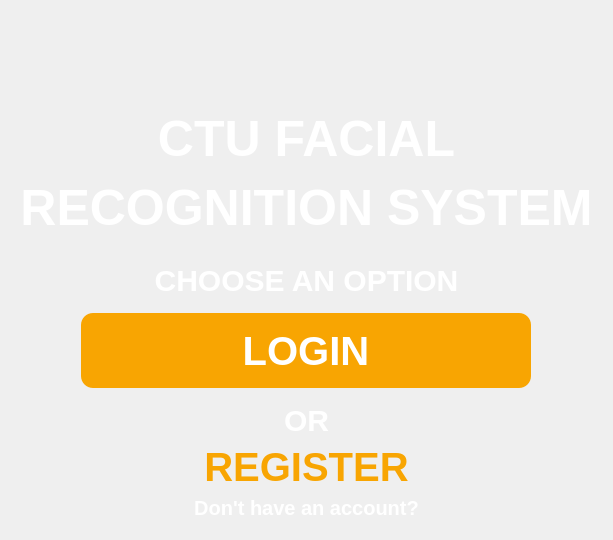
        <widget class="QWidget" name="page">
         <layout class="QVBoxLayout" name="verticalLayout_6">
          <item>
           <widget class="QFrame" name="frame_24">
            <property name="maximumSize">
             <size>
              <width>16777215</width>
              <height>1</height>
             </size>
            </property>
            <property name="frameShape">
             <enum>QFrame::StyledPanel</enum>
            </property>
            <property name="frameShadow">
             <enum>QFrame::Raised</enum>
            </property>
           </widget>
          </item>
          <item>
           <widget class="QPushButton" name="pushButton_5">
            <property name="minimumSize">
             <size>
              <width>0</width>
              <height>75</height>
             </size>
            </property>
            <property name="cursor">
             <cursorShape>ArrowCursor</cursorShape>
            </property>
            <property name="focusPolicy">
             <enum>Qt::NoFocus</enum>
            </property>
            <property name="styleSheet">
             <string notr="true">border-color: none;
border-width:0.1px;
border-style: none;</string>
            </property>
            <property name="text">
             <string/>
            </property>
            <property name="icon">
             <iconset>
              <normaloff>images/CTU_LOGO.png</normaloff>images/CTU_LOGO.png</iconset>
            </property>
            <property name="iconSize">
             <size>
              <width>200</width>
              <height>200</height>
             </size>
            </property>
           </widget>
          </item>
          <item>
           <widget class="QFrame" name="frame_10">
            <property name="minimumSize">
             <size>
              <width>0</width>
              <height>150</height>
             </size>
            </property>
            <property name="maximumSize">
             <size>
              <width>16777215</width>
              <height>165</height>
             </size>
            </property>
            <property name="styleSheet">
             <string notr="true">font-family: Segoe UI;
font-weight: bold;
color: white;
font-size: 50px;
border-color: none;
border-style: none;</string>
            </property>
            <property name="frameShape">
             <enum>QFrame::StyledPanel</enum>
            </property>
            <property name="frameShadow">
             <enum>QFrame::Raised</enum>
            </property>
            <layout class="QVBoxLayout" name="verticalLayout_4">
             <item>
              <widget class="QLabel" name="label_18">
               <property name="text">
                <string>CTU FACIAL</string>
               </property>
               <property name="alignment">
                <set>Qt::AlignCenter</set>
               </property>
              </widget>
             </item>
             <item>
              <widget class="QLabel" name="label_19">
               <property name="text">
                <string>RECOGNITION SYSTEM</string>
               </property>
               <property name="alignment">
                <set>Qt::AlignCenter</set>
               </property>
              </widget>
             </item>
            </layout>
           </widget>
          </item>
          <item>
           <widget class="QFrame" name="frame_11">
            <property name="minimumSize">
             <size>
              <width>0</width>
              <height>0</height>
             </size>
            </property>
            <property name="styleSheet">
             <string notr="true">QLabel{
font-family: Segoe UI;
font-weight: bold;
color: white;
font-size: 30px;
border-color: none;
border-style: none;
}

QFrame{
border-style:none;
}
</string>
            </property>
            <property name="frameShape">
             <enum>QFrame::StyledPanel</enum>
            </property>
            <property name="frameShadow">
             <enum>QFrame::Raised</enum>
            </property>
            <layout class="QVBoxLayout" name="verticalLayout_5">
             <item>
              <widget class="QLabel" name="label_20">
               <property name="text">
                <string>CHOOSE AN OPTION</string>
               </property>
               <property name="alignment">
                <set>Qt::AlignCenter</set>
               </property>
              </widget>
             </item>
             <item>
              <widget class="QFrame" name="frame_12">
               <property name="frameShape">
                <enum>QFrame::StyledPanel</enum>
               </property>
               <property name="frameShadow">
                <enum>QFrame::Raised</enum>
               </property>
               <layout class="QHBoxLayout" name="horizontalLayout_5">
                <item>
                 <widget class="QPushButton" name="login_btn">
                  <property name="minimumSize">
                   <size>
                    <width>0</width>
                    <height>75</height>
                   </size>
                  </property>
                  <property name="maximumSize">
                   <size>
                    <width>450</width>
                    <height>16777215</height>
                   </size>
                  </property>
                  <property name="cursor">
                   <cursorShape>PointingHandCursor</cursorShape>
                  </property>
                  <property name="styleSheet">
                   <string notr="true">QPushButton{
background-color: #F8A502;
color: white;
font-family: Segoe UI;
font-weight: bold;
font-size: 40px;
border-radius: 12px;
}

QPushButton::hover{
text-decoration: underline;
background-color: #ad7301;
}</string>
                  </property>
                  <property name="text">
                   <string>LOGIN</string>
                  </property>
                 </widget>
                </item>
               </layout>
              </widget>
             </item>
             <item>
              <widget class="QLabel" name="label_21">
               <property name="text">
                <string>OR</string>
               </property>
               <property name="alignment">
                <set>Qt::AlignCenter</set>
               </property>
              </widget>
             </item>
             <item>
              <widget class="QPushButton" name="register_btn">
               <property name="cursor">
                <cursorShape>PointingHandCursor</cursorShape>
               </property>
               <property name="styleSheet">
                <string notr="true">QPushButton{
color: #F8A502;
font-family: Segoe UI;
font-weight: bold;
font-size: 40px;
border-style: none;
border-color: #1e1e1e;

}

QPushButton::hover{
text-decoration: underline;
color: #ad7301;
}</string>
               </property>
               <property name="text">
                <string>REGISTER</string>
               </property>
              </widget>
             </item>
             <item>
              <widget class="QLabel" name="label_22">
               <property name="styleSheet">
                <string notr="true">font-size:20px;</string>
               </property>
               <property name="text">
                <string>Don't have an account?</string>
               </property>
               <property name="alignment">
                <set>Qt::AlignCenter</set>
               </property>
              </widget>
             </item>
            </layout>
           </widget>
          </item>
         </layout>
        </widget>
